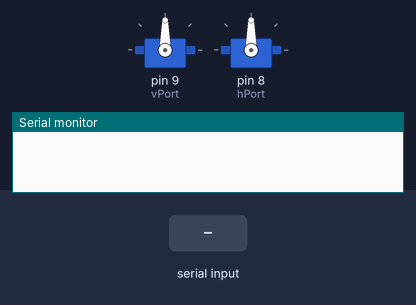
A sketch run on a simulated Arduino Uno, built with avr-gcc and run on an emulated ATmega328P. Parts: 2 × servo, the last lines printed to the serial monitor. The test bench sets the inputs (shaded band).

Above: at 1.2 s.
1.3 s: "s1: \n" received over Serial
At 2.8 s:
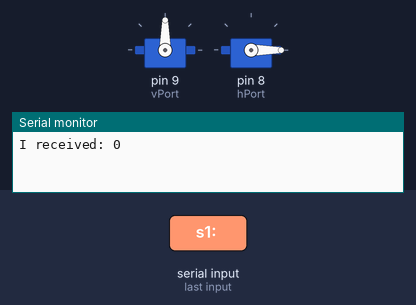
3.8 s: "30,150,10\n" received over Serial
At 6.0 s:
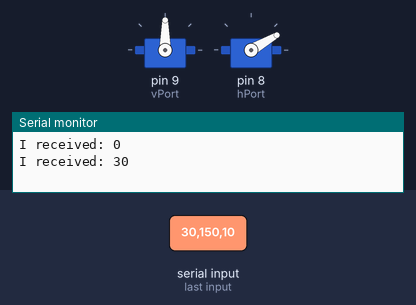
6.3 s: "s2: \n" received over Serial
At 7.8 s:
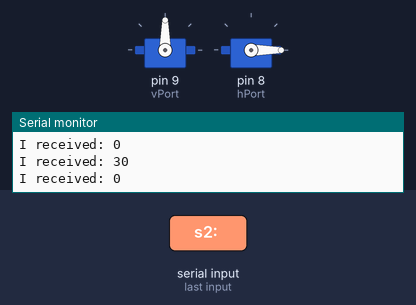
8.8 s: "90,45,200\n" received over Serial
At 11.1 s:
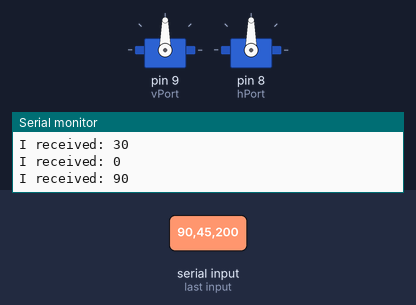
Timing chart, 0 to 12.3 s (numbered marks = the images above; inputs shaded):
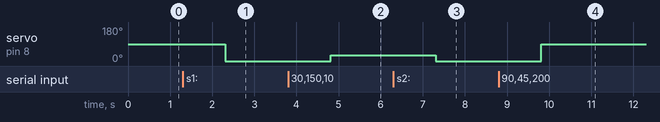

Measured:
- after the input at 1.3 s, servo on pin 8 (hPort): 90° → 0° after 1.0 s
- after the input at 3.8 s, servo on pin 8 (hPort): 0° → 30° after 1.0 s
- after the input at 6.3 s, servo on pin 8 (hPort): 30° → 0° after 1.0 s
- after the input at 8.8 s, servo on pin 8 (hPort): 0° → 90° after 1.0 s

The sketch:

cameractl.ino
```cpp
/* Camera Control
  by ShaiK
*/

#include < Servo.h >

  typedef struct SERVOPOS {
    int h;
    int v;
  }
Servopos;

Servo vServo, hServo; // create servo object to control a servo
// twelve servo objects can be created on most boards
int incomingByte = 0; // for incoming serial data
String incomingStr;

Servopos pos;

const int hPort = 8;
const int vPort = 9;

void setup() {
  pos.h = 90;
  pos.v = 90;
  Serial.begin(9600);
  vServo.attach(vPort); // attaches the servo on pin 9 to the servo object
  hServo.attach(hPort); // attaches the servo on pin 9 to the servo object
}

void loop() {
  vServo.write(pos.v);
  hServo.write(pos.h);
  if (Serial.available() > 0) {
    // read the incoming byte:
    incomingStr = Serial.readString();
    Servopos newPos = split(incomingStr);

    if (pos.h != newPos.h && newPos.h > -1 && newPos.h < 181) {
      pos.h = newPos.h;
    }

    if (pos.v != newPos.v && newPos.v > 40 && newPos.v < 181) {
      pos.v = newPos.v;
    }

    // say what you got:
    Serial.print("I received: ");
    Serial.println(pos.h, DEC);
  }
}

Servopos split(String s) {
  Servopos pos;
  String s1, s2;
  int p = s.indexOf('&');
  s1 = s.substring(0, p);
  s2 = s.substring(p + 1);
  pos.h = s1.toInt();
  pos.v = s2.toInt();
  /*
  Serial.println(p, DEC);
  Serial.print("s1: ");
  Serial.println(s1.toInt(), DEC);
  Serial.print("s2: ");
  Serial.println(s2.toInt(), DEC);
  */
  return pos;
}
```
